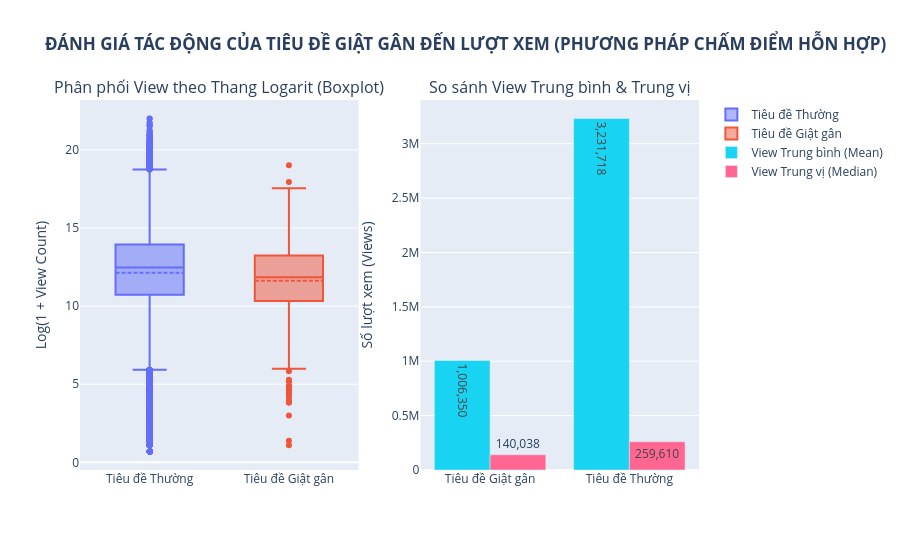

The notebook cell this image was saved under:
### Code cell
# Tạo khung 1 hàng 2 cột
fig = make_subplots(
    rows=1, cols=2,
    subplot_titles=(
        "Phân phối View theo Thang Logarit (Boxplot)", 
        "So sánh View Trung bình & Trung vị"
    )
)

# 1. Vẽ Boxplot
for group, color in zip(['Tiêu đề Thường', 'Tiêu đề Giật gân'], ['#636efa', '#ef553b']):
    sub_df = df[df['title_group'] == group]
    fig.add_trace(
        go.Box(
            y=sub_df['log_view_count'],
            name=group,
            marker_color=color,
            boxmean=True # Hiển thị vạch Mean
        ),
        row=1, col=1
    )

# 2. Vẽ Bar Chart cho Trung bình
fig.add_trace(
    go.Bar(
        x=stats['title_group'],
        y=stats['View_Trung_Binh'],
        name='View Trung bình (Mean)',
        marker_color='#19d3f3',
        text=stats['View_Trung_Binh'].apply(lambda x: f"{x:,.0f}"),
        textposition='auto'
    ),
    row=1, col=2
)

# 3. Vẽ Bar Chart cho Trung vị
fig.add_trace(
    go.Bar(
        x=stats['title_group'],
        y=stats['View_Trung_Vi'],
        name='View Trung vị (Median)',
        marker_color='#FF6692',
        text=stats['View_Trung_Vi'].apply(lambda x: f"{x:,.0f}"),
        textposition='auto'
    ),
    row=1, col=2
)

# Cập nhật Layout
fig.update_layout(
    title_text="<b>ĐÁNH GIÁ TÁC ĐỘNG CỦA TIÊU ĐỀ GIẬT GÂN ĐẾN LƯỢT XEM (PHƯƠNG PHÁP CHẤM ĐIỂM HỖN HỢP)</b>",
    barmode='group',
    height=550,
    showlegend=True
)

fig.update_yaxes(title_text="Log(1 + View Count)", row=1, col=1)
fig.update_yaxes(title_text="Số lượt xem (Views)", row=1, col=2)

fig.show()

### Figure 1 — Plotly figure (JSON) as saved in the notebook; plotly's stock layout.template omitted (floating-point values rounded to 4 significant figures; data arrays with more than 128 entries replaced by an {"elided": "..."} marker saying what was removed)
{"data": [{"boxmean": true, "marker": {"color": "#636efa"}, "name": "Tiêu đề Thường", "type": "box", "xaxis": "x", "y": {"elided": "119735 float values"}, "yaxis": "y"}, {"boxmean": true, "marker": {"color": "#ef553b"}, "name": "Tiêu đề Giật gân", "type": "box", "xaxis": "x", "y": {"elided": "1151 float values"}, "yaxis": "y"}, {"marker": {"color": "#19d3f3"}, "name": "View Trung bình (Mean)", "text": ["1,006,350", "3,231,718"], "textposition": "auto", "type": "bar", "x": ["Tiêu đề Giật gân", "Tiêu đề Thường"], "xaxis": "x2", "y": [1006000.0, 3232000.0], "yaxis": "y2"}, {"marker": {"color": "#FF6692"}, "name": "View Trung vị (Median)", "text": ["140,038", "259,610"], "textposition": "auto", "type": "bar", "x": ["Tiêu đề Giật gân", "Tiêu đề Thường"], "xaxis": "x2", "y": [140000.0, 259600.0], "yaxis": "y2"}], "layout": {"annotations": [{"font": {"size": 16}, "showarrow": false, "text": "Phân phối View theo Thang Logarit (Boxplot)", "x": 0.225, "xanchor": "center", "xref": "paper", "y": 1, "yanchor": "bottom", "yref": "paper"}, {"font": {"size": 16}, "showarrow": false, "text": "So sánh View Trung bình & Trung vị", "x": 0.775, "xanchor": "center", "xref": "paper", "y": 1, "yanchor": "bottom", "yref": "paper"}], "barmode": "group", "height": 550, "showlegend": true, "title": {"text": "<b>ĐÁNH GIÁ TÁC ĐỘNG CỦA TIÊU ĐỀ GIẬT GÂN ĐẾN LƯỢT XEM (PHƯƠNG PHÁP CHẤM ĐIỂM HỖN HỢP)</b>"}, "xaxis": {"anchor": "y", "domain": [0, 0.45]}, "xaxis2": {"anchor": "y2", "domain": [0.55, 1]}, "yaxis": {"anchor": "x", "domain": [0, 1], "title": {"text": "Log(1 + View Count)"}}, "yaxis2": {"anchor": "x2", "domain": [0, 1], "title": {"text": "Số lượt xem (Views)"}}}}
